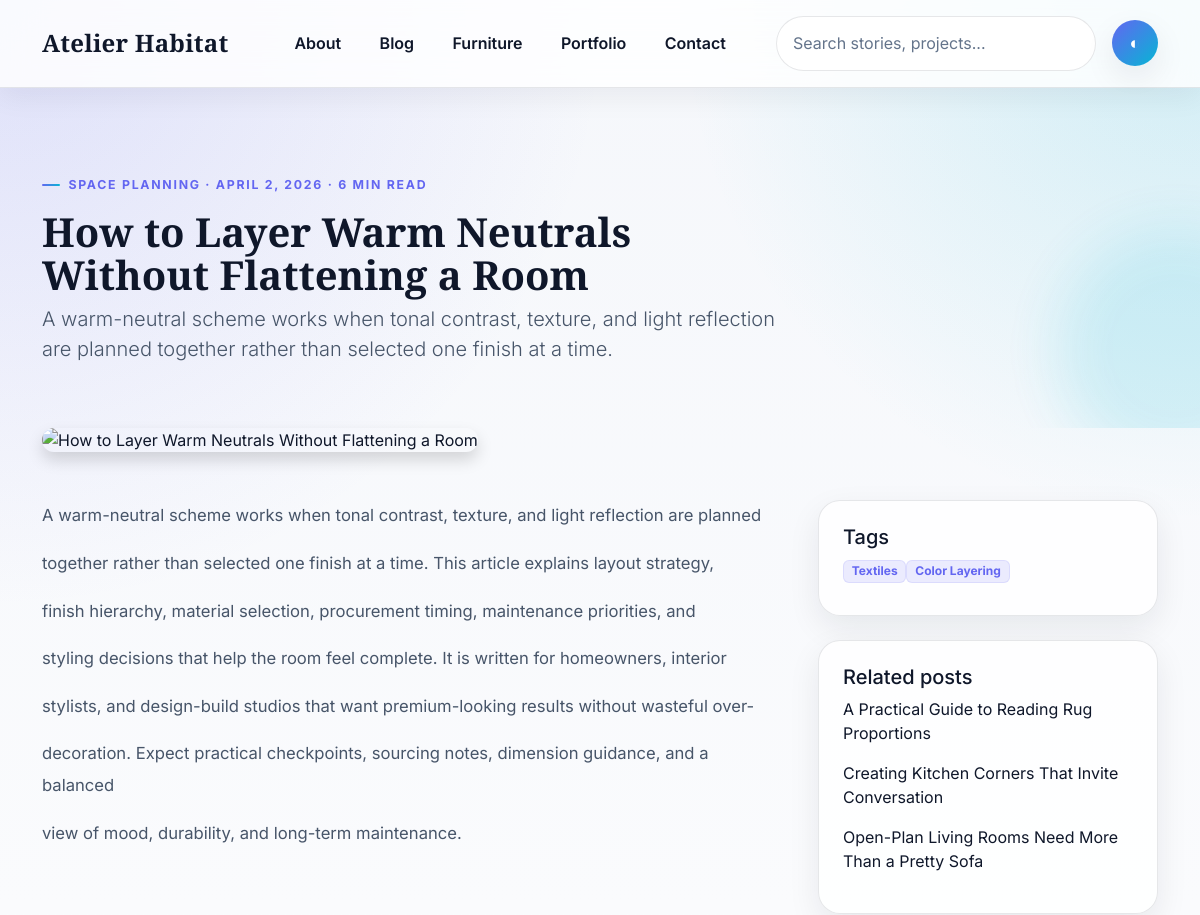
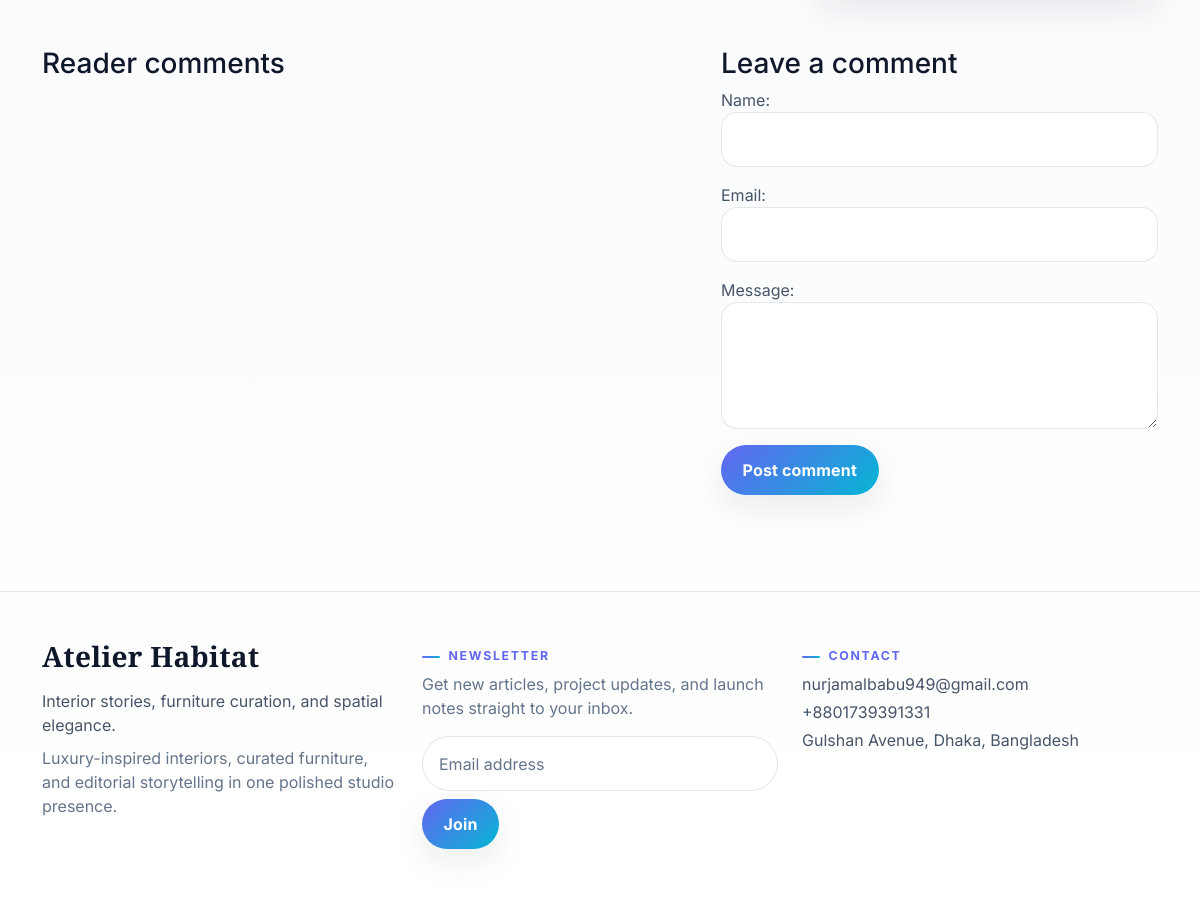
/blog/how-to-layer-warm-neutrals-without-flattening-a-room/, run on the app's committed database (2 pictures, top to bottom).
### core/models.py (models this page shows, shortened)
class SiteSettings(models.Model):
    site_name = models.CharField(max_length=120, default='Atelier Habitat')
    tagline = models.CharField(max_length=200, default='Interior stories, furniture curation, and spatial elegance.')
    hero_title = models.CharField(max_length=200, default='Curated interiors for modern living')
    hero_subtitle = models.TextField(default='A premium editorial platform blending interior design insights, furniture selections, and portfolio-driven storytelling for discerning homeowners and boutique hospitality brands.')
    about_text = models.TextField(default='Atelier Habitat is a Dhaka-rooted interior design editorial brand focused on warm minimalism, layered textures, and functional luxury across residential and boutique commercial spaces.')
    contact_email = models.EmailField(default='hello@atelierhabitat.com')
    phone = models.CharField(max_length=50, default='+880 1700-000000')
    address = models.CharField(max_length=255, default='Gulshan Avenue, Dhaka, Bangladesh')
    map_embed = models.TextField(blank=True)
    instagram = models.URLField(blank=True)
    facebook = models.URLField(blank=True)
    linkedin = models.URLField(blank=True)
    meta_description = models.CharField(max_length=255, default='Luxury interior design and furniture blog with portfolio case studies and contact-ready lead generation.')
    updated_at = models.DateTimeField(auto_now=True)

### blog/models.py (models this page shows, shortened)
class BlogPost(models.Model):
    title = models.CharField(max_length=200)
    slug = models.SlugField(unique=True)
    excerpt = models.TextField()
    content = models.TextField()
    category = models.ForeignKey(Category, on_delete=models.CASCADE, related_name='posts')
    tags = models.ManyToManyField(Tag, blank=True, related_name='posts')
    featured_image = models.ImageField(upload_to='blog/')
    author = models.ForeignKey(User, on_delete=models.SET_NULL, null=True)
    published = models.BooleanField(default=True)
    featured = models.BooleanField(default=False)
    meta_description = models.CharField(max_length=255, blank=True)
    read_time = models.PositiveIntegerField(default=5)
    created_at = models.DateTimeField(auto_now_add=True)
    updated_at = models.DateTimeField(auto_now=True)
    published_at = models.DateField(null=True, blank=True)
    class Meta:
        ordering = ['-published_at', '-created_at']
    def get_absolute_url(self): return reverse('blog_detail', args=[self.slug])

class Category(models.Model):
    name = models.CharField(max_length=80, unique=True)
    slug = models.SlugField(unique=True)
    description = models.TextField(blank=True)

class Tag(models.Model):
    name = models.CharField(max_length=60, unique=True)
    slug = models.SlugField(unique=True)

### blog/views.py (the view)
# urls.py: path('<slug:slug>/', views.blog_detail, name='blog_detail'),
def blog_detail(request, slug):
    post = get_object_or_404(BlogPost, slug=slug, published=True)
    attach_image_url(post, BLOG_IMAGE_URLS, 'featured_image')
    related_posts = list(BlogPost.objects.filter(category=post.category, published=True).exclude(pk=post.pk)[:3])
    attach_many(related_posts, BLOG_IMAGE_URLS, 'featured_image')
    form = CommentForm()
    return render(request, 'blog/detail.html', {'post': post, 'related_posts': related_posts, 'form': form})

### blog/forms.py
class CommentForm(forms.ModelForm):
    class Meta:
        model = Comment
        fields = ['name', 'email', 'message']
        widgets = {k: forms.TextInput(attrs={'class':'form-control'}) for k in ['name']}
        widgets.update({'email': forms.EmailInput(attrs={'class':'form-control'}), 'message': forms.Textarea(attrs={'class':'form-control','rows':4})})

### core/context_processors.py (called while the page is built)
def site_settings(request):
    return {
        'site_settings': SiteSettings.objects.first(),
        'hero_image_url': HERO_IMAGE_URL,
    }

### core/remote_assets.py (called while the page is built)
def _stable_index(key: str, size: int) -> int:
    if size <= 0:
        return 0
    return sum(ord(char) for char in (key or "")) % size

def _fallback_url(field) -> str:
    try:
        return field.url
    except Exception:
        return ""

def attach_image_url(obj, urls, image_field_name, target_attr="display_image_url"):
    source_key = getattr(obj, "slug", None) or getattr(obj, "title", None) or str(getattr(obj, "pk", ""))
    remote_url = urls[_stable_index(str(source_key), len(urls))] if urls else ""
    fallback = _fallback_url(getattr(obj, image_field_name, None)) if hasattr(obj, image_field_name) else ""
    setattr(obj, target_attr, remote_url or fallback)
    return obj

def attach_many(objects, urls, image_field_name, target_attr="display_image_url"):
    for obj in objects:
        attach_image_url(obj, urls, image_field_name, target_attr=target_attr)
    return objects

### templates/blog/detail.html (shortened to what this page needs)
{% extends 'base.html' %}{% block title %}{{ post.title }}{% endblock %}{% block meta_description %}{{ post.meta_description|default:post.excerpt }}{% endblock %}{% block content %}
<section class="page-hero"><div class="container py-5"><p class="section-kicker">{{ post.category.name }} · {{ post.published_at }} · {{ post.read_time }} min read</p><h1 class="hero-title col-lg-9">{{ post.title }}</h1><p class="lead col-lg-8">{{ post.excerpt }}</p></div></section>
<div class="container pb-5"><img src="{{ post.display_image_url }}" class="img-fluid rounded-5 shadow mb-5" alt="{{ post.title }}"><div class="row g-5"><article class="col-lg-8 body-copy">{{ post.content|linebreaks }}</article><aside class="col-lg-4"><div class="sticky-top" style="top:100px"><div class="glass-panel p-4 mb-4"><h5>Tags</h5>{% for tag in post.tags.all %}<span class="badge text-bg-light mb-2">{{ tag.name }}</span>{% endfor %}</div><div class="glass-panel p-4"><h5>Related posts</h5>{% for item in related_posts %}<p><a class="text-dark" href="{{ item.get_absolute_url }}">{{ item.title }}</a></p>{% endfor %}</div></div></aside></div>
<section class="pt-5"><div class="row g-5"><div class="col-lg-7"><h3>Reader comments</h3></div><div class="col-lg-5"><h3>Leave a comment</h3><form id="commentForm" method="post" action="{% url 'add_comment' post.slug %}">{{ form.as_p }}<button class="btn btn-dark rounded-pill">Post comment</button></form></div></div></section>
</div>
{% endblock %}

### templates/partials/header.html (shortened to what this page needs)
<nav class="navbar navbar-expand-lg navbar-light py-3 sticky-top glass-nav">
  <div class="container">
    <a class="navbar-brand brand-title" href="/">{{ site_settings.site_name|default:'Atelier Habitat' }}</a>
    <div class="collapse navbar-collapse" id="navMenu">
      <ul class="navbar-nav mx-auto gap-lg-2 align-items-lg-center">
        <li class="nav-item"><a class="nav-link" href="/about/">About</a></li>
        <li class="nav-item"><a class="nav-link" href="/blog/">Blog</a></li>
        <li class="nav-item"><a class="nav-link" href="/furniture/">Furniture</a></li>
        <li class="nav-item"><a class="nav-link" href="/portfolio/">Portfolio</a></li>
        <li class="nav-item"><a class="nav-link" href="/contact/">Contact</a></li>
      </ul>
      <form class="d-flex nav-search" action="/search/">
        <input name="q" class="form-control rounded-pill search-input" placeholder="Search stories, projects..." aria-label="Search">
      </form>
      <button class="theme-toggle ms-3" onclick="toggleTheme()" aria-label="Toggle theme">◐</button>
    </div>
  </div>
</nav>

### templates/partials/footer.html
<footer class="footer-section">
  <div class="container py-5">
    <div class="row g-4 align-items-start">
      <div class="col-lg-4">
        <h3 class="brand-title footer-title mb-3">{{ site_settings.site_name }}</h3>
        <p class="footer-copy">{{ site_settings.tagline }}</p>
        <p class="text-muted mb-0">Luxury-inspired interiors, curated furniture, and editorial storytelling in one polished studio presence.</p>
      </div>
      <div class="col-lg-4">
        <h6 class="section-kicker">Newsletter</h6>
        <p class="text-muted">Get new articles, project updates, and launch notes straight to your inbox.</p>
        <form class="d-flex gap-2 flex-wrap" method="post" action="{% url 'newsletter_subscribe' %}">{% csrf_token %}
          <input class="form-control rounded-pill flex-grow-1" name="email" type="email" required placeholder="Email address">
          <button class="btn btn-dark rounded-pill">Join</button>
        </form>
      </div>
      <div class="col-lg-4 footer-contact">
        <h6 class="section-kicker">Contact</h6>
        <p class="mb-1">{{ site_settings.contact_email }}</p>
        <p class="mb-1">{{ site_settings.phone }}</p>
        <p>{{ site_settings.address }}</p>
      </div>
    </div>
  </div>
</footer>

### data on the page
SiteSettings: site_name "Atelier Habitat", tagline "Interior stories, furniture curation, and spatial elegance.", contact_email "nurjamalbabu949@gmail.com", phone "+8801739391331", address "Gulshan Avenue, Dhaka, Bangladesh"
BlogPost: category.name "SPACE PLANNING", published_at "APRIL 2, 2026", read_time "6", title "How to Layer Warm Neutrals Without Flattening a Room", excerpt "A warm-neutral scheme works when tonal contrast, texture, and light reflection are planned together rather than selected one finish at a time.", content "A warm-neutral scheme works when tonal contrast, texture, and light reflection are planned together rather than selected one finish at a time. This article explains layout strategy, finish hierarchy, material selection, procurement timing, maintenance priorities, and styling decisions that help the room feel complete. It is written for homeowners, interior stylists, and design-build studios that want premium-looking results without wasteful over- decoration. Expect practical checkpoints, sourcing notes, dimension guidance, and a balanced view of mood, durability, and long-term maintenance."
Tag: name "Textiles"
Tag: name "Color Layering"
BlogPost: title "A Practical Guide to Reading Rug Proportions"
BlogPost: title "Creating Kitchen Corners That Invite Conversation"
BlogPost: title "Open-Plan Living Rooms Need More Than a Pretty Sofa"
